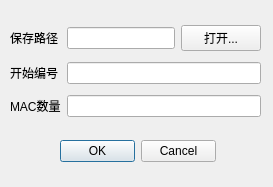
<?xml version="1.0" encoding="UTF-8"?>
<ui version="4.0">
 <class>MACDialog</class>
 <widget class="QDialog" name="MACDialog">
  <property name="geometry">
   <rect>
    <x>0</x>
    <y>0</y>
    <width>273</width>
    <height>187</height>
   </rect>
  </property>
  <property name="windowTitle">
   <string>Dialog</string>
  </property>
  <widget class="QWidget" name="">
   <property name="geometry">
    <rect>
     <x>10</x>
     <y>20</y>
     <width>251</width>
     <height>103</height>
    </rect>
   </property>
   <layout class="QGridLayout" name="gridLayout">
    <item row="2" column="0">
     <widget class="QLabel" name="label_2">
      <property name="text">
       <string>MAC数量</string>
      </property>
     </widget>
    </item>
    <item row="0" column="0">
     <widget class="QLabel" name="label_3">
      <property name="text">
       <string>保存路径</string>
      </property>
     </widget>
    </item>
    <item row="1" column="0">
     <widget class="QLabel" name="label">
      <property name="text">
       <string>开始编号</string>
      </property>
     </widget>
    </item>
    <item row="0" column="1">
     <widget class="QLineEdit" name="LineSavePath"/>
    </item>
    <item row="0" column="2">
     <widget class="QPushButton" name="ButtonFileOpen">
      <property name="text">
       <string>打开...</string>
      </property>
     </widget>
    </item>
    <item row="2" column="1" colspan="2">
     <widget class="QLineEdit" name="LineMacAmount"/>
    </item>
    <item row="1" column="1" colspan="2">
     <widget class="QLineEdit" name="LineStartNumber"/>
    </item>
   </layout>
  </widget>
  <widget class="QDialogButtonBox" name="buttonBox">
   <property name="geometry">
    <rect>
     <x>60</x>
     <y>140</y>
     <width>156</width>
     <height>23</height>
    </rect>
   </property>
   <property name="orientation">
    <enum>Qt::Horizontal</enum>
   </property>
   <property name="standardButtons">
    <set>QDialogButtonBox::Cancel|QDialogButtonBox::Ok</set>
   </property>
  </widget>
 </widget>
 <resources/>
 <connections>
  <connection>
   <sender>buttonBox</sender>
   <signal>accepted()</signal>
   <receiver>MACDialog</receiver>
   <slot>accept()</slot>
   <hints>
    <hint type="sourcelabel">
     <x>248</x>
     <y>254</y>
    </hint>
    <hint type="destinationlabel">
     <x>157</x>
     <y>274</y>
    </hint>
   </hints>
  </connection>
  <connection>
   <sender>buttonBox</sender>
   <signal>rejected()</signal>
   <receiver>MACDialog</receiver>
   <slot>reject()</slot>
   <hints>
    <hint type="sourcelabel">
     <x>316</x>
     <y>260</y>
    </hint>
    <hint type="destinationlabel">
     <x>286</x>
     <y>274</y>
    </hint>
   </hints>
  </connection>
 </connections>
</ui>
